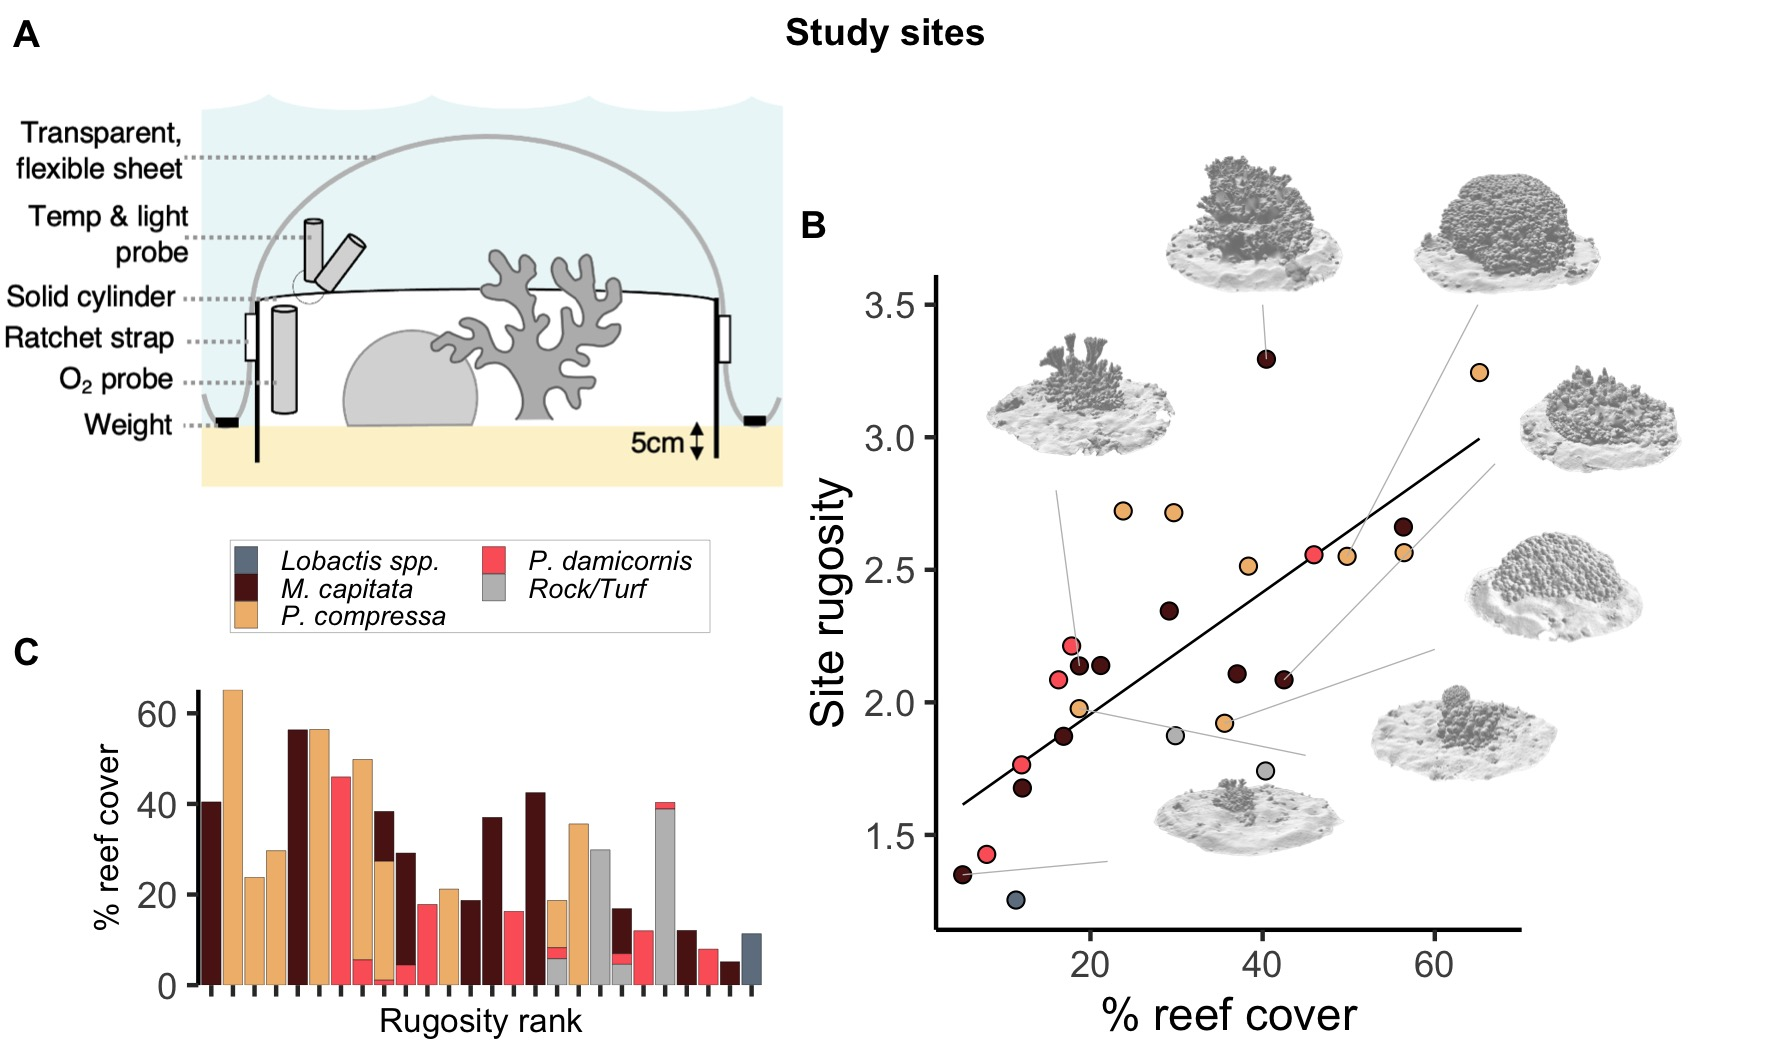

Reproduce this figure in R.


#################################### 
# colours

library("wesanderson")
spCols <- wes_palette("GrandBudapest1", n = 3)

#################################### 
# Load chamber diagram

library("png")

chamb <- readPNG("figs/chamber.png")
chamb <- rasterGrob(chamb, interpolate=TRUE)

#################################### 
# 3D plots

site001 <- readPNG("figs/3Dshots/site001L.png")
site001 <- rasterGrob(site001, interpolate=TRUE)
site012 <- readPNG("figs/3Dshots/site012L.png")
site012 <- rasterGrob(site012, interpolate=TRUE)
site011 <- readPNG("figs/3Dshots/site1100.png")
site011 <- rasterGrob(site011, interpolate=TRUE)
site004 <- readPNG("figs/3Dshots/site004L.png")
site004 <- rasterGrob(site004, interpolate=TRUE)
site006 <- readPNG("figs/3Dshots/site006L.png")
site006 <- rasterGrob(site006, interpolate=TRUE)
site007L <- readPNG("figs/3Dshots/site007L.png")
site007L <- rasterGrob(site007L, interpolate=TRUE)
site008L <- readPNG("figs/3Dshots/site008L.png")
site008L <- rasterGrob(site008L, interpolate=TRUE)
site013L <- readPNG("figs/3Dshots/site013L.png")
site013L <- rasterGrob(site013L, interpolate=TRUE)

#################################### 

planar2$taxon <- ifelse(planar2$variable=="mcap", "M. capitata", ifelse(planar2$variable=="pdam", "P. damicornis", ifelse(planar2$variable=="pcom", "P. compressa", ifelse(planar2$variable=="fungid", "Lobactis spp.", ifelse(planar2$variable=="rock", "Rock/Turf", NA)))))

compplot <- ggplot(planar2, aes(reorder(site, -rugosity), cover))+
geom_bar(stat="identity", aes(fill=taxon), col="black", size=0.05)+
theme_classic()+
theme(axis.text.x=element_blank(), 
axis.title=element_text(size=8),
legend.title=element_blank(), 
axis.line.x=element_blank(), legend.text=element_text(face="italic", size=8), legend.key.size=unit(2,"mm"), legend.direction="vertical", panel.background=element_blank(), plot.background=element_blank())+
labs(x="Rugosity rank", y="% reef cover")+
scale_y_continuous(expand=c(0,0))+
scale_fill_manual(values=c("slategrey",spCols[3],spCols[1],spCols[2],"grey"))
compplot

#################################### 



linedat <- df[df$site%in%c("site012", "site001", "site004", "site006", "site007","site013", "site008"),]
linedat$x <- c(65, 22, 16, 40, 60, 67, 45)
linedat$y <- c(3.5, 1.4, 2.8, 3.5, 2.2, 2.9, 1.8)
linedat$site
#"site001" "site004" "site006" "site007" "site008" "site012" "site013"

geometry <- ggplot(df, aes(reef_cover, site_rugosity))+
labs(x="% reef cover", y="Site rugosity")+geom_point()
geometry

geomFULL <- plot_grid(NA, plot_grid(geometry+
geom_smooth(data=df, aes(reef_cover, site_rugosity),method="lm", se=F, col="black", size=0.3)+
geom_point(data=df, aes(reef_cover, site_rugosity, fill=dominant), shape=21, stroke=0.2, size=1.7)+
geom_segment(data=linedat, aes(x=reef_cover, y=site_rugosity, xend=x, yend=y), size=0.15, col="grey")+
guides(fill="none")+
scale_fill_manual(values=c("slategrey",spCols[3],spCols[1],spCols[2],"grey"))+
#geom_text(data=df, aes(x=reef_cover, y=site_rugosity, label=site), size=2)+
theme_classic(), NA, rel_widths=c(1,0.3)), 
rel_heights=c(0.25,1), ncol=1)+
draw_plot(site004, 0.37, 0.1, 0.2, 0.3)+
draw_plot(site013L, 0.58, 0.16, 0.23, 0.33)+
draw_plot(site008L, 0.68, 0.32, 0.2, 0.3)+
draw_plot(site012, 0.73, 0.48, 0.2, 0.3)+
draw_plot(site001, 0.62, 0.65, 0.23, 0.33)+
draw_plot(site007L, 0.38, 0.68, 0.2, 0.3)+
draw_plot(site006, 0.2, 0.51, 0.2, 0.3)
geomFULL

#################################### 

fig1 <- plot_grid(NA, plot_grid(plot_grid(chamb, NA, plot_grid(NA, compplot+theme(legend.position=c(0.48, 1.35), legend.background=element_rect(colour="grey", size=0.1), legend.margin=margin(-4, 1, 1, 1), legend.text=element_text(size=6.5))+
guides(fill=guide_legend(ncol=2)), rel_widths=c(0.1, 1)), ncol=1, rel_heights=c(1,0.25,0.8), labels=c("A","","C"), vjust=-0.1, label_size=9), geomFULL, rel_widths=c(0.8,1), labels=c("","B"), label_size=9, vjust=7), ncol=1, rel_heights=c(0.05, 1))+
draw_label("Study sites", 0.5, 0.97, fontface="bold", size=9)
fig1
